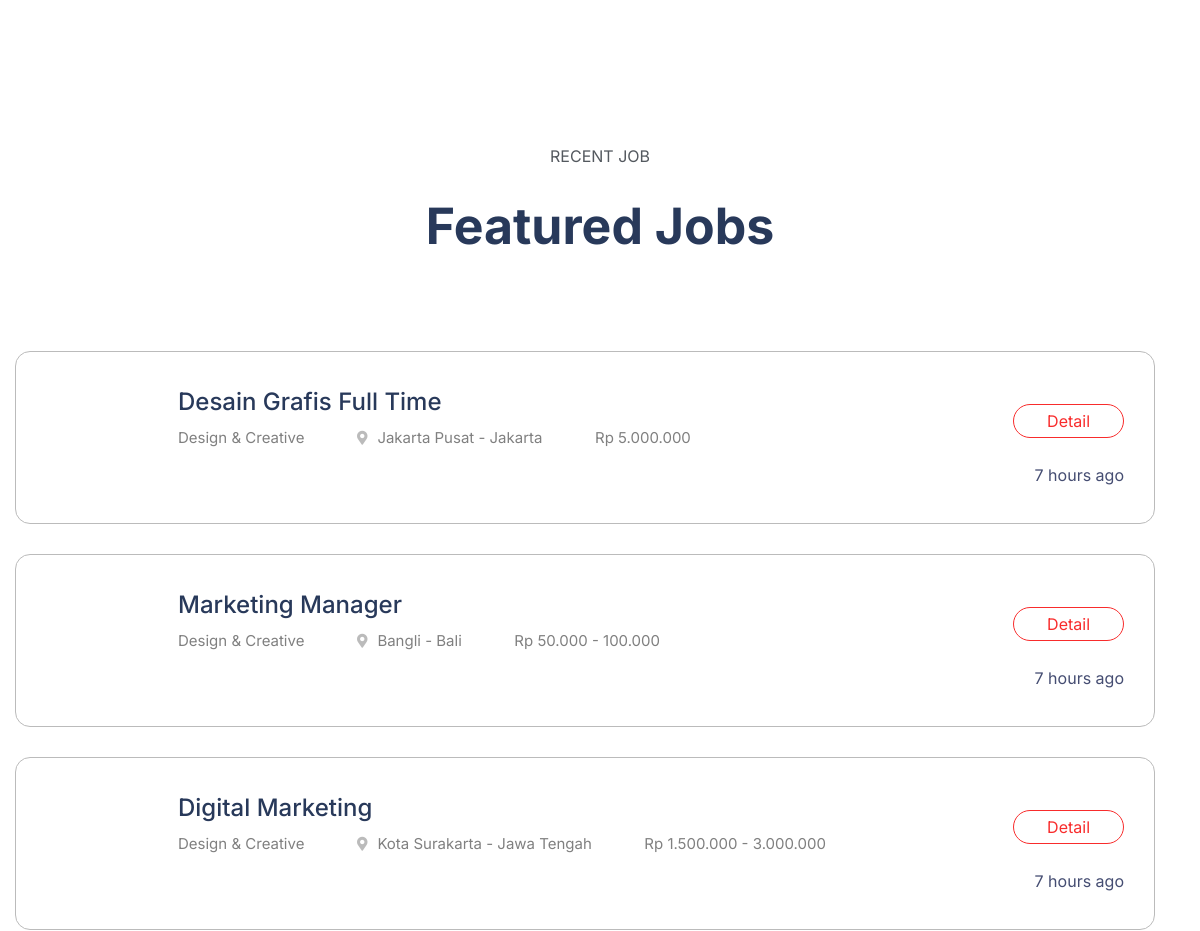
Before: / (middle part) with the older database file.
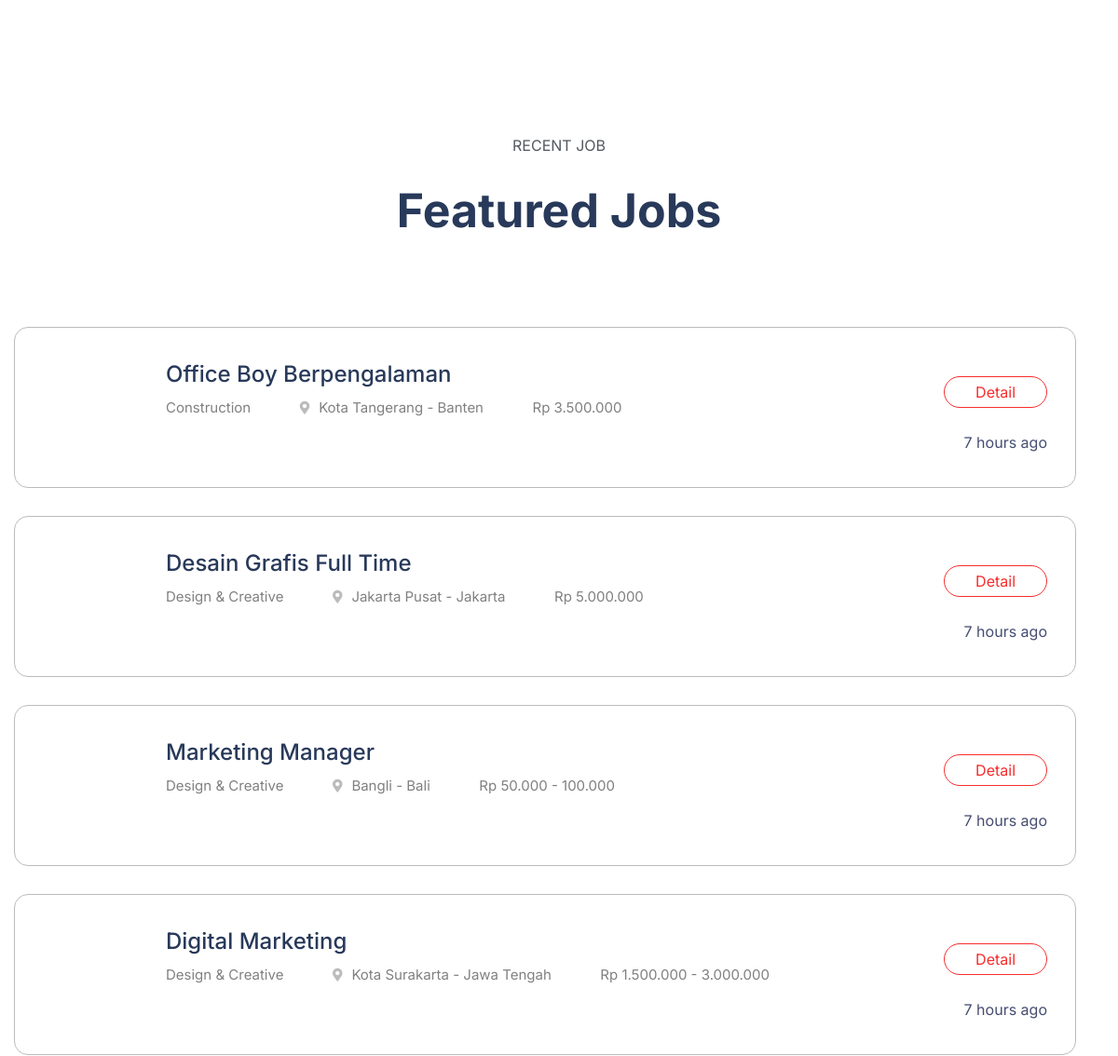
After: the same page with the newer database file.
### tables this page shows
CREATE TABLE IF NOT EXISTS `tbl_lowongan_pekerjaan` (
  `lowongan_id` int(11) NOT NULL AUTO_INCREMENT,
  `joblevel_id` int(11) DEFAULT NULL,
  `kategori_id` int(11) NOT NULL,
  `perusahaan_id` int(11) DEFAULT NULL,
  `user_id` int(11) DEFAULT NULL,
  `jabatan_id` int(11) DEFAULT NULL,
  `lowongan_judul` varchar(250) DEFAULT NULL,
  `lowongan_gaji_min` varchar(250) DEFAULT NULL,
  `lowongan_gaji_max` varchar(250) DEFAULT NULL,
  `lowongan_gaji_secret` varchar(50) DEFAULT NULL,
  `lowongan_created_date` datetime DEFAULT NULL,
  `lowongan_end_date` date DEFAULT NULL,
  `lowongan_updated_date` datetime DEFAULT NULL,
  `lowongan_deskripsi` text DEFAULT NULL,
  `lowongan_status` int(11) DEFAULT NULL,
  PRIMARY KEY (`lowongan_id`)
);

CREATE TABLE IF NOT EXISTS `tbl_master_kategori_job` (
  `kategori_id` int(10) NOT NULL AUTO_INCREMENT,
  `kategori_nama` varchar(250) DEFAULT NULL,
  `kategori_status` int(11) DEFAULT NULL,
  `kategori_icon` text DEFAULT NULL,
  PRIMARY KEY (`kategori_id`)
);

CREATE TABLE IF NOT EXISTS `tbl_master_kabkota` (
  `prov_id` char(2) NOT NULL DEFAULT '0',
  `kabkota_nama` varchar(50) DEFAULT NULL,
  `kabkota_id` int(5) NOT NULL AUTO_INCREMENT,
  PRIMARY KEY (`kabkota_id`)
);

CREATE TABLE IF NOT EXISTS `tbl_master_provinsi` (
  `prov_id` char(2) NOT NULL DEFAULT '0',
  `prov_nama` varchar(50) DEFAULT NULL,
  `prov_Lat` varchar(25) NOT NULL,
  `prov_Long` varchar(25) NOT NULL,
  PRIMARY KEY (`prov_id`) USING BTREE
);

### application/controllers/Landing.php (called while the page is built, shortened)
<?php
class Landing extends CI_Controller
{
	public function index()
	{
		$this->db->where('slider_tipe', 'main');
		$this->db->where('slider_status', 1);
		$data['slider_main'] = $this->db->get('tbl_master_slider')->result();
		$this->db->where('kategori_status', 1);
		$this->db->limit(8);
		$this->db->order_by('kategori_nama', 'asc');
		$data['kategori_job'] = $this->db->get('tbl_master_kategori_job')->result();
		$this->db->where('slider_tipe', 'cv');
		$this->db->where('slider_status', 1);
		$data['slider_cv'] = $this->db->get('tbl_master_slider')->result();
		$data['stp'] = $this->db->get('tbl_master_stp')->result();
		$this->db->where('slider_tipe', 'how');
		$this->db->where('slider_status', 1);
		$data['slider_how'] = $this->db->get('tbl_master_slider')->result();
		$this->db->select(
			'
			a.lowongan_id,
			a.lowongan_judul,
			a.perusahaan_id,
			a.lowongan_gaji_min,
			a.lowongan_gaji_max,
			a.lowongan_gaji_secret,
			lowongan_created_date,
			b.perusahaan_logo,
			c.kategori_nama,
			d.jabatan_nama,
			e.prov_nama,
			f.kabkota_nama'
		);
		$this->db->join('tbl_perusahaan b', 'b.perusahaan_id=a.perusahaan_id');
		$this->db->join('tbl_master_kategori_job c', 'c.kategori_id=a.kategori_id');
		$this->db->join('tbl_master_jabatan d', 'd.jabatan_id=a.jabatan_id');
		$this->db->join('tbl_master_provinsi e', 'e.prov_id=b.perusahaan_prov');
		$this->db->join('tbl_master_kabkota f', 'f.kabkota_id=b.perusahaan_kabkota');
		$this->db->limit(8);
		$this->db->order_by('lowongan_id', 'desc');
		$data['featured_job'] = $this->db->get('tbl_lowongan_pekerjaan a')->result();
		$data['kota'] = $this->db->get('tbl_master_kabkota')->result();
		$this->load->view('web/header', $data);
		$this->load->view('web/tampilan_landing', $data);
		$this->load->view('web/footer', $data);
		$this->load->view('web/script_include', $data);
	}
}

### index.php (called while the page is built, shortened)
<?php
require_once BASEPATH.'core/CodeIgniter.php';

### application/views/web/tampilan_landing.php (the view, shortened to what this page needs)
<main>
  <section class="featured-job-area feature-padding">
    <div class="container">
      <div class="row">
        <div class="col-lg-12">
          <div class="section-tittle text-center">
            <span>Recent Job</span>
            <h2>Featured Jobs</h2>
          </div>
        </div>
      </div>
      <div class="row justify-content-center w-100">
        <?php foreach ($featured_job as $fj) : ?>
          <div class="col-xl-12">
            <div class="single-job-items mb-30">
              <div class="job-items">
                <div class="company-img">
                </div>
                <div class="job-tittle">
                  <a href="<?php echo base_url() ?>job/detail/<?php echo $fj->lowongan_id ?>">
                    <h4><?php echo $fj->lowongan_judul; ?></h4>
                  </a>
                  <ul>
                    <li><?php echo $fj->kategori_nama; ?></li>
                    <li><i class="fas fa-map-marker-alt"></i><?php echo $fj->kabkota_nama . " - " . $fj->prov_nama; ?></li>
                    <li>
                      <?php if ($fj->lowongan_gaji_secret == null || $fj->lowongan_gaji_secret == '') {
                        if (floatval($fj->lowongan_gaji_max) > 0) {
                          echo "Rp " . number_format($fj->lowongan_gaji_min, 0, ",", ".") . " - " . number_format($fj->lowongan_gaji_max, 0, ",", ".");
                        } else {
                          echo "Rp " . number_format($fj->lowongan_gaji_min, 0, ",", ".");
                        }
                      } ?>
                    </li>
                  </ul>
                </div>
              </div>
              <div class="items-link f-right">
                <a class="mt-3" href="<?php echo base_url() ?>job/detail/<?php echo $fj->lowongan_id ?>"> Detail</a>
                <span style="text-align: right;">7 hours ago</span>
              </div>
            </div>
          </div>
        <?php endforeach ?>
      </div>
    </div>
  </section>
</main>

Changed rows visible on the page:
added tbl_lowongan_pekerjaan: lowongan_judul "Office Boy Berpengalaman", kategori.kategori_nama "Construction", tbl_master_kabkota.kabkota_nama "Kota Tangerang", tbl_master_provinsi.prov_nama "Banten", lowongan_gaji_min "3.500.000"
